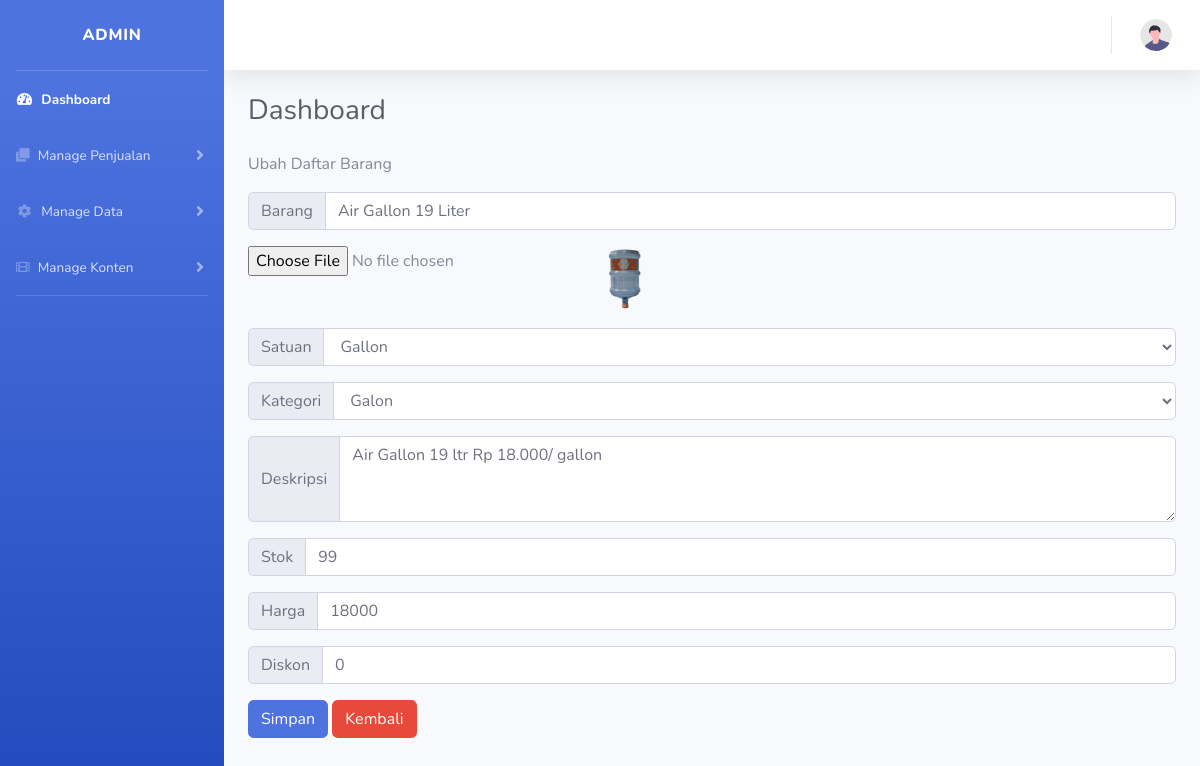
Screenshot of /web/admin/home.php?menu=ubah_barang&&id_barang=B001 with the database file from the repository.
### tables this page shows
CREATE TABLE `tabel_barang` (
  `id_barang` varchar(100) NOT NULL,
  `nm_barang` varchar(500) NOT NULL,
  `gmb_barang` varchar(500) NOT NULL,
  `id_satuan` varchar(100) NOT NULL,
  `id_kategori` varchar(100) NOT NULL,
  `deskripsi_barang` varchar(1000) NOT NULL,
  `harga_jual` int(255) NOT NULL,
  `harga_diskon` int(255) NOT NULL,
  `harga_jual_diskon` int(255) NOT NULL,
  `stok` int(11) NOT NULL
);

CREATE TABLE `tabel_satuan` (
  `id_satuan` varchar(100) NOT NULL,
  `nm_satuan` varchar(500) NOT NULL
);

CREATE TABLE `tabel_kategori` (
  `id_kategori` varchar(100) NOT NULL,
  `nm_kategori` varchar(500) NOT NULL
);

### web/admin/form/form_update_barang.php (the view, shortened to what this page needs)
<?php
include 'master/koneksi.php';
$id_barang = $_GET['id_barang'];
$data = mysqli_query($koneksi,"SELECT DISTINCT b.id_barang, b.nm_barang, b.gmb_barang, b.id_satuan, s.nm_satuan, b.id_kategori, k.nm_kategori, b.deskripsi_barang, b.stok, b.harga_jual, b.harga_diskon, b.harga_jual_diskon FROM tabel_barang b inner join tabel_satuan s on b.id_satuan = s.id_satuan inner join tabel_kategori k on b.id_kategori = k.id_kategori where b.id_barang = '$id_barang';");
while($d = mysqli_fetch_array($data)){
?>
<p>Ubah Daftar Barang</p>
<form method="POST" action="?menu=proses_ubah_barang" style="margin-bottom: 50px;" enctype="multipart/form-data">
      <div class="form-group">
        <div class="input-group">
          <div class="input-group-prepend">
            <div class="input-group-text"><abbr title="wajib diisi"></abbr> Barang</div>
          </div>
          <input type="text" name="barang" class="form-control" value="<?php echo $d['nm_barang'];?>" placeholder="Kategori" required="required"  />
        </div>
      </div>
      <div class="form-group">
        <div class="input-group">
          <div class="input-group-prepend">
            <input type="file" name="gambar"/><img src="images/<?php echo $d['gmb_barang']; ?>" width="100"/>
        </div>
      </div>
    </div>
      <div class="form-group">
        <div class="input-group">
          <div class="input-group-prepend">
            <div class="input-group-text">Satuan</div>
          </div>
          <select name="satuan" class="form-control">
          <option value="<?php echo $d['id_satuan'];?>" hidden><?php echo $d['nm_satuan'];?></option>
          </select>
        </div>
      </div>
      <div class="form-group">
        <div class="input-group">
          <div class="input-group-prepend">
            <div class="input-group-text">Kategori</div>
          </div>
          <select name="kategori" class="form-control">
          <option value="<?php echo $d['id_kategori'];?>" hidden><?php echo $d['nm_kategori'];?></option>
          </select>
        </div>
      </div>
      <div class="form-group">
        <div class="input-group">
          <div class="input-group-prepend">
            <div class="input-group-text"><abbr title="wajib diisi"></abbr>Deskripsi</div>
          </div>
          <textarea class="form-control" id="deskripsi barang" name="deskripsi" rows="3" placeholder="Deskripsi Barang" value="<?php echo $d['deskripsi_barang'];?>"><?php echo $d['deskripsi_barang'];?></textarea>
        </div>
      </div>
      <div class="form-group">
        <div class="input-group">
          <div class="input-group-prepend">
            <div class="input-group-text"><abbr title="wajib diisi"></abbr> Stok</div>
          </div>
          <input type="number" name="stok" class="form-control" value="<?php echo $d['stok'];?>" placeholder="Stok" required="required"  />
        </div>
      </div>
      <div class="form-group">
        <div class="input-group">
          <div class="input-group-prepend">
            <div class="input-group-text"><abbr title="wajib diisi"></abbr> Harga</div>
          </div>
          <input type="number" name="harga" class="form-control" value="<?php echo $d['harga_jual'];?>" placeholder="Harga" required="required"  />
        </div>
      </div>
      <div class="form-group">
        <div class="input-group">
          <div class="input-group-prepend">
            <div class="input-group-text"><abbr title="wajib diisi"></abbr> Diskon</div>
          </div>
          <input type="number" name="diskon" class="form-control" value="<?php echo $d['harga_diskon'];?>" placeholder="Diskon"/>
        </div>
      </div>
<?php
    }
?>
<input type="submit" class="btn btn-primary" name="kirim" value="Simpan">
<a href="?menu=barang" class="btn btn-danger ">
  <span class="text">Kembali</span>
</a>
</form>

### rows the page displays
tabel_barang: barang "Air Gallon 19 Liter", gmb_barang (picture), satuan "Gallon", kategori "Galon", deskripsi "Air Gallon 19 ltr Rp 18.000/ gallon", stok "99", harga "18000", diskon "0"
